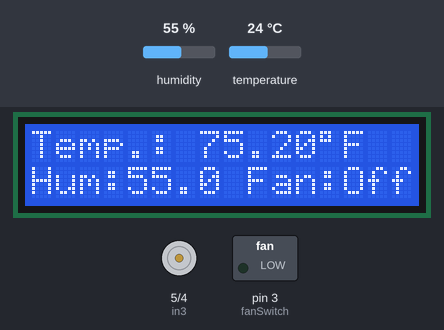
Bench run of a sketch on a simulated Arduino Uno, built with avr-gcc and run on an emulated ATmega328P. Parts: 16×2 character LCD, motor-driver pin pairs drawn as motors (green arrow = first pin HIGH = forward, orange = second pin HIGH = backward, longer = more drive), switched loads named in the sketch (green lamp = pin HIGH). The inputs (shaded band) are chosen by the test bench; at power-on: temperature 24 °C, humidity 55 %. What the sketch prints to the serial monitor is not drawn.

Above: at 1.2 s.
1.3 s: temperature set to 28 °C
At 2.4 s:
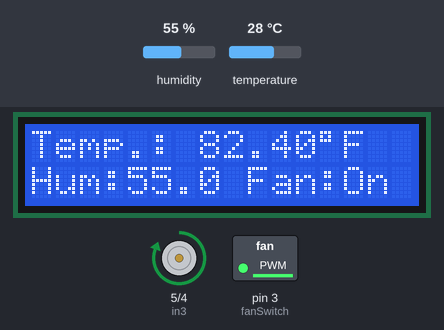
4.0 s: temperature set to 12 °C
At 9.3 s:
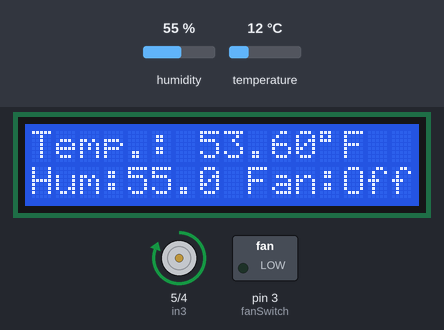
9.4 s: humidity set to 40 %
At 11.0 s:
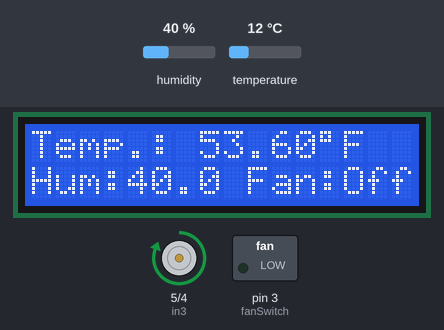
Timing chart, 0 to 12.5 s (numbered marks = the images above; inputs shaded):
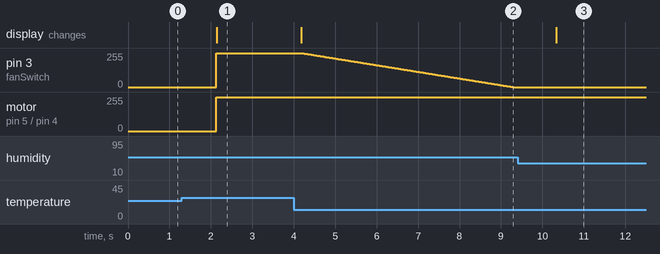

Measured:
- the behaviour switches between 26 and 27 °C on temperature (found by bisection; images 0 and 1)
- after the input at 1.3 s, pin 3 (fanSwitch): 0/255 → 254/255 after 0.84 s; motor on pin 5 (in3) / pin 4 (in4): stopped → forward 255/255 after 0.83 s; the display: changes after 0.84 s (image 1)
- after the input at 4.0 s, the display: changes after 0.18 s (image 2)
- after the input at 9.4 s, the display: changes after 0.93 s (image 3)

The sketch:

CLIMATE_SYSTEM_CONTROL_DISPLAY.ino
```cpp
//Alyan Gillett Arduino Projects
/*This Tinkercad involves creating a climate control system with real-time monitoring
and fan automation using an Arduino board, a DHT11 sensor, and a LiquidCrystal display.
The code initializes the necessary libraries and pins for the components, sets a
temperature threshold, and controls a fan based on the temperature readings.
Nonetheless, it continuously reads temperature and humidity data from the sensor,
illustrates it on the LCD screen, and turns on the fan if the temperature exceeds
the specified threshold, helping to maintain the desired temperature.
Additionally, the code includes functions for controlling the fan's direction and speed. */

#include <DHT.h>
#include <LiquidCrystal.h>

#define DHTPIN 13
#define DHTTYPE DHT11

DHT dht(DHTPIN, DHTTYPE);
LiquidCrystal lcd(7, 8, 9, 10, 11, 12);

const float fanThreshold = 80.0; // Adjust this threshold as needed (Fan threshold in Fahrenheit)
bool fanOn = false;              // Fan default position as off

// Motor FAN connections
int fanSwitch = 3;  // Turns on and off the fan
int in3 = 5;  // Use for directional rotations
int in4 = 4;  // Use for directional rotations

void setup() {
  lcd.begin(16, 2);
  Serial.begin(9600);
  dht.begin();

  // Set all the motor control pins for Motor Fan to outputs
  pinMode(fanSwitch, OUTPUT);
  pinMode(in3, OUTPUT);
  pinMode(in4, OUTPUT);

  // Turn off Fan - Initial state
  digitalWrite(fanSwitch, LOW);
  digitalWrite(in3, LOW);
  digitalWrite(in4, LOW);
}

void loop() {
  // Temperature readings
  float humidity = dht.readHumidity();
  float temperatureC = dht.readTemperature();
  float temperatureF = (temperatureC * 9/5) + 32;

  if (!isnan(temperatureC) && !isnan(humidity)) {
    lcd.clear();
    lcd.setCursor(0, 0);
    lcd.print("Temp.: "); // Print temperature
    lcd.print(temperatureF);
    lcd.write(0xDF); // Print the degree symbol (°F).
    lcd.print("F");

    lcd.setCursor(0, 1);
    lcd.print("Hum:"); // Print humidity
    lcd.print(humidity, 1);
    lcd.print(" %");

    lcd.setCursor(9, 1);
    lcd.print("Fan:");  // Print fan state
    if (temperatureF >= fanThreshold) {
      lcd.print("On ");
      fanOn = true;
      speedControl(); // Turn on the fan
    } else if (temperatureF < fanThreshold) {
        if (fanOn) {
          // Gradually decelerate the fan over a 5-second period
          lcd.print("Off");
          for (int i = 255; i >= 0; --i) {
            analogWrite(fanSwitch, i);
            delay(20);

          }

          // Ensure the fan is completely off
          analogWrite(fanSwitch, 0);
          digitalWrite(fanSwitch, LOW); // Turn off the fan

          fanOn = false; // Update fan state
        }

        lcd.print("Off");
      }


    Serial.print("Temperature: ");
    Serial.print(temperatureF);
    Serial.print(" F, Humidity: ");
    Serial.print(humidity);
    Serial.print(" %, Fan: ");
    Serial.println(fanOn ? "On" : "Off");
  } else {
    lcd.clear();
    lcd.print("Error reading data");
    Serial.println("Error reading data");
  }

  delay(1000);
}

// This function lets you control spinning direction of Motor fan
void directionControl() {
  // Now change motor direction for Motor B
  digitalWrite(in3, HIGH);
  digitalWrite(in4, LOW);
}

// This function lets you control speed of Motor fan
void speedControl() {
  // Turn on Motor B
  digitalWrite(fanSwitch, HIGH);

  directionControl(); // Set the direction

  // Accelerate from zero to maximum speed for Motor fan
  for (int i = 0; i < 255; i++) {
    analogWrite(fanSwitch, i);
  }
}
```
